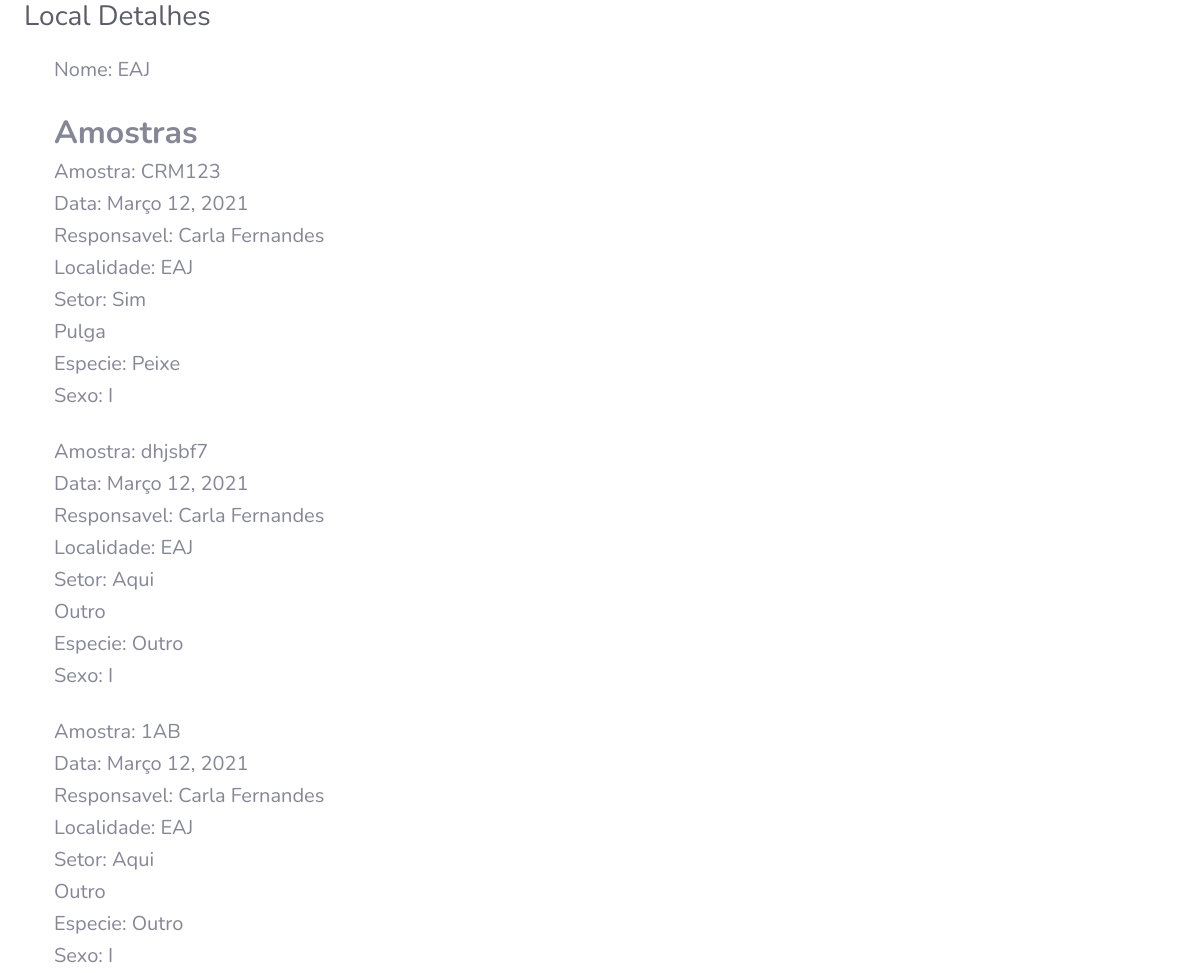
Page /local/DetalhesLocal/1 (upper part) on the earlier database version.
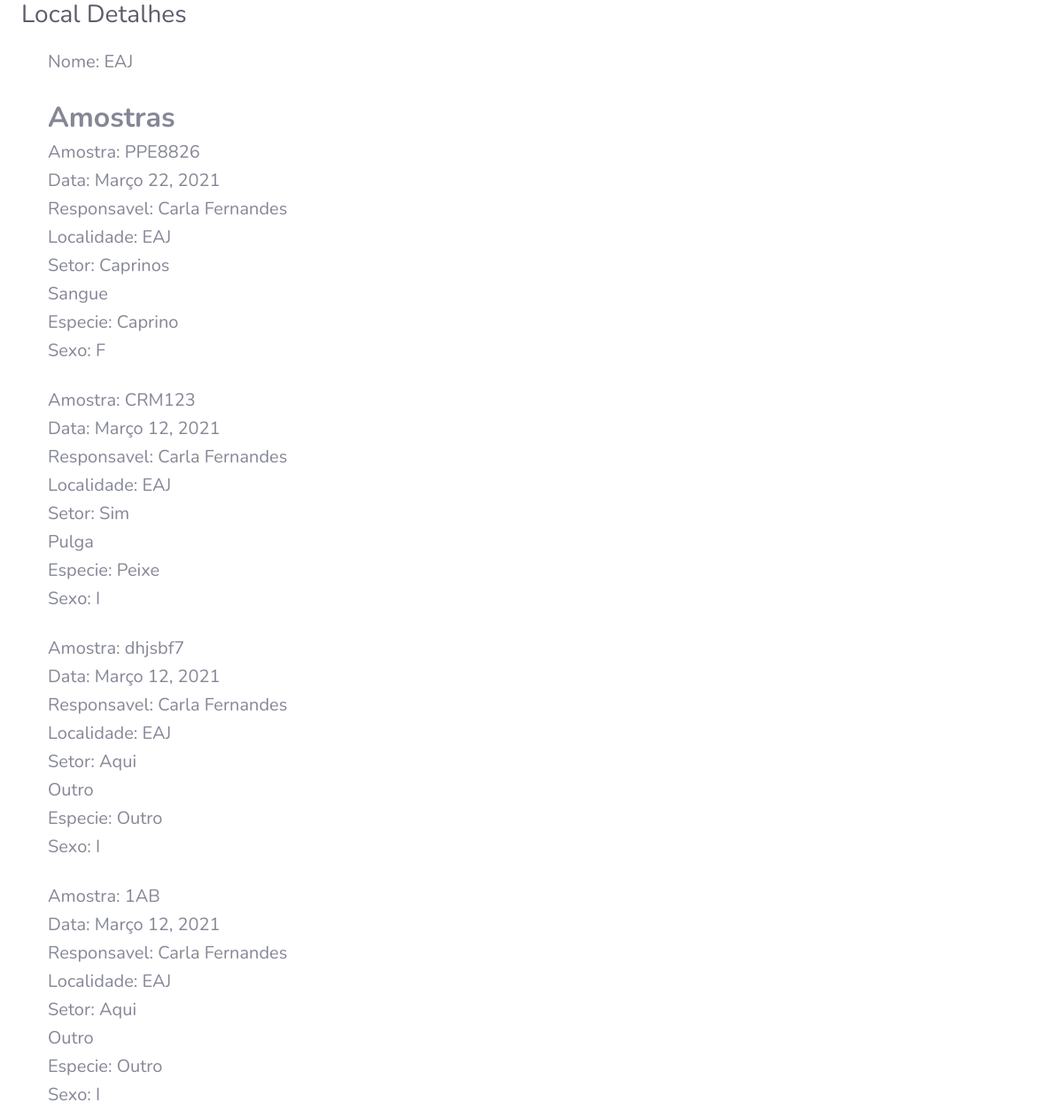
Same page on the later database version.
### Local/models.py (models this page shows)
class Local(models.Model):
    nome = models.CharField(max_length=200)
    def __str__(self):
        return self.nome

### Amostra/models.py (models this page shows, shortened)
class Amostra(models.Model):
    identificacao = models.CharField(max_length=10)
    origem = models.CharField(max_length=200)
    responsavel = models.ForeignKey(User, on_delete=models.CASCADE, null = True, related_name='amostras')
    localidade = models.ForeignKey(Local, on_delete=models.CASCADE, null = True, related_name='local')
    setor = models.CharField(max_length=200)
    data_coleta = models.DateField(default=date.today)
    tipo_amostra = models.CharField(max_length=2, choices=TIPOS_AMOSTRA, default='OU')
    especie_animal = models.CharField(max_length=2, choices=ESPECIES_ANIMAIS,default='OU')
    sexo_animal = models.CharField(max_length=1, choices=SEXO, default='I')
    status = models.BooleanField(default=True)
    exames = models.ManyToManyField(Exame, through='RealizacaoExame')
    created_at = models.DateField(default=date.today, null=True, blank=True)
    class Meta:
        ordering = ['-data_coleta','origem','localidade','setor','especie_animal','identificacao','tipo_amostra']

### Local/views.py (the view)
# urls.py: path('DetalhesLocal/<int:pk>', views.local_amostraDetalhes, name='detalhesLocal'),
def local_amostraDetalhes(request, pk):
    local = Local.objects.filter(pk=pk)
    amostra = Amostra.objects.filter(localidade_id=pk)
    context = {'loc':local, 'lista_amostra':amostra}
    return render(request, 'Local/local_detail.html', context)

### Amostra/context_processors.py (called while the page is built)
def amostras_pendentes(request):
    if (request.user.is_authenticated):
        amostras = Amostra.objects.filter(
            responsavel=request.user, status=True,
            data_coleta__lte = date.today()- timedelta(days=10))
    else:
        amostras = Amostra.objects.filter(
            status=True,
            data_coleta__lte = date.today()- timedelta(days=10))
    return {
        'amostras_pendentes_count': amostras.count(),
        'amostras_pendentes': amostras.order_by('data_coleta')
    }

### Usuario/models.py (called while the page is built)
    def __str__(self):
        return "{} {}".format(self.first_name, self.last_name)

### templates/Local/local_detail.html (shortened to what this page needs)
{% extends "base.html" %}
{% load bootstrap4 %}
{% block content %}
<div class="container">
	{% if loc %}
		{% for local in loc %}
			<h5>Nome: {{ local.nome }} </h5>
            <br>
		{% endfor %}
	{% endif %}
	<h2><strong>Amostras</strong></h2>
	{% if lista_amostra %}
		{% for amostra in lista_amostra %}
			<h5>Amostra: {{ amostra.identificacao }}</h5>
			<h5>Data: {{ amostra.data_coleta }} </h5>
			<h5>Responsavel: {{ amostra.responsavel }} </h5>
			<h5>Localidade: {{ amostra.localidade }}</h5>
			<h5>Setor: {{ amostra.setor }}</h5>
    		<h5>{{ amostra.get_tipo_amostra_display }}</h5>
    		<h5>Especie: {{ amostra.get_especie_animal_display }}</h5>
    		<h5>Sexo: {{ amostra.sexo_animal }}</h5>
			<br>
		{% endfor %}
	{% else %}
		<h5>Nao há exame adicionado</h5>
	{% endif %}
  </div>
{% endblock %}

Differences in the rows shown:
added Amostra: identificacao "PPE8826", data_coleta "Março 22, 2021", responsavel "Carla Fernandes", localidade "EAJ", setor "Caprinos", tipo_amostra "Sangue", especie_animal "Caprino", sexo_animal "F"
